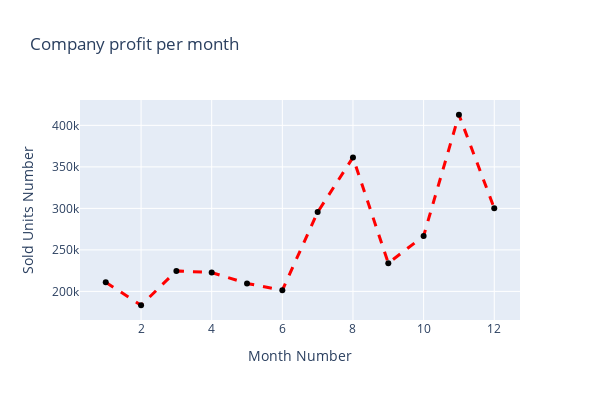

The notebook cell this image was saved under:
### Code cell
fig = px.line(sheet, x="month_number", y="total_profit", title="Company profit per month", height=400, width=600, markers=True, labels={"total_profit": "Sold Units Number", "month_number": "Month Number"})

fig.update_traces(line=dict(dash="dash", color="Red", width=3))
fig.update_traces(marker=dict(color="Black"))
fig.show()

### Figure 1 — Plotly figure (JSON) as saved in the notebook; plotly's stock layout.template omitted (floating-point values rounded to 4 significant figures)
{"data": [{"hovertemplate": "Month Number=%{x}<br>Sold Units Number=%{y}<extra></extra>", "legendgroup": "", "line": {"color": "Red", "dash": "dash", "width": 3}, "marker": {"color": "Black", "symbol": "circle"}, "mode": "markers+lines", "name": "", "orientation": "v", "showlegend": false, "type": "scatter", "x": [1, 2, 3, 4, 5, 6, 7, 8, 9, 10, 11, 12], "xaxis": "x", "y": [211000, 183300, 224700, 222700, 209600, 201400, 295500, 361400, 234000, 266700, 412800, 300200], "yaxis": "y"}], "layout": {"height": 400, "legend": {"tracegroupgap": 0}, "title": {"text": "Company profit per month"}, "width": 600, "xaxis": {"anchor": "y", "autorange": true, "domain": [0, 1], "range": [0.2709, 12.73], "title": {"text": "Month Number"}, "type": "linear"}, "yaxis": {"anchor": "x", "autorange": true, "domain": [0, 1], "range": [165500.0, 430600.0], "title": {"text": "Sold Units Number"}, "type": "linear"}}}
